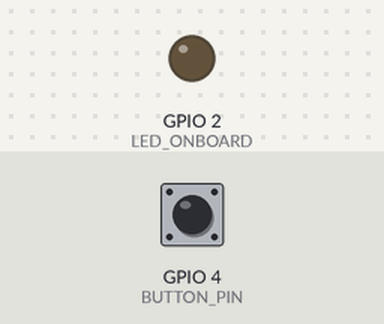
A sketch run on a simulated ESP32. Parts: output pins drawn as LEDs (lit = HIGH). The test bench sets the inputs (shaded band); at power-on: GPIO 4 (BUTTON_PIN) HIGH. I2S audio is not simulated (input reads silence); storage starts empty; what the sketch prints to the serial monitor is not drawn.

Above: at 1.2 s.
1.3 s: GPIO 4 (BUTTON_PIN) pulled LOW for 0.15 s
At 2.5 s:
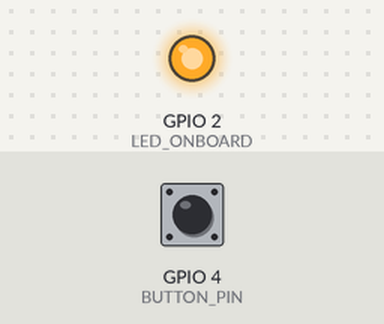
2.9 s: GPIO 4 (BUTTON_PIN) pulled LOW for 1 s
At 10.7 s:
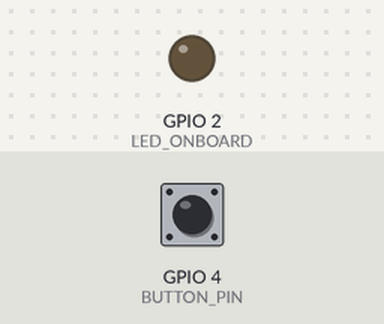
Timing chart, 0 to 11.9 s (numbered marks = the images above; inputs shaded):
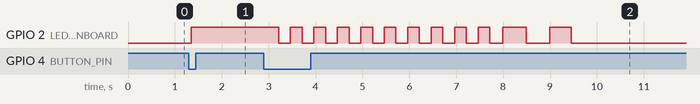

The sketch:

recorder.ino
```cpp
#include <Arduino.h>
#include <SD.h>
#include <SPI.h>
#include "driver/i2s.h"

// --- CẤU HÌNH CHÂN PIN ---
#define SD_CS          5
#define SPI_MOSI      23
#define SPI_MISO      19
#define SPI_SCK       18

#define BUTTON_PIN     4
#define LED_ONBOARD    2

#define I2S_PORT       I2S_NUM_0

// Chân MAX98357A (Loa)
#define I2S_LOA_BCLK   22
#define I2S_LOA_LRC    25
#define I2S_LOA_DOUT   26

// Chân INMP441 (Micro)
#define I2S_MIC_BCLK   14
#define I2S_MIC_WS     15
#define I2S_MIC_DIN    32

#define SAMPLE_RATE    16000

// Cấu trúc WAV Header
struct WAVHeader {
    char riff[4] = {'R', 'I', 'F', 'F'};
    uint32_t chunkSize = 0;
    char wave[4] = {'W', 'A', 'V', 'E'};
    char fmt[4] = {'f', 'm', 't', ' '};
    uint32_t subchunk1Size = 16;
    uint16_t audioFormat = 1;
    uint16_t numChannels = 1;
    uint32_t sampleRate = SAMPLE_RATE;
    uint32_t byteRate = SAMPLE_RATE * 1 * 2;
    uint16_t blockAlign = 2;
    uint16_t bitsPerSample = 16;
    char data[4] = {'d', 'a', 't', 'a'};
    uint32_t subchunk2Size = 0;
};

enum State { IDLE, RECORDING, PLAYING };
State currentState = IDLE;

File recFile;
uint32_t totalDataBytes = 0;
bool isI2SInstalled = false; // Cờ kiểm tra tránh warning khi uninstall I2S

// Khai báo trước nguyên mẫu hàm
void playRecording();

// Khởi tạo I2S cho Micro INMP441 (Ghi âm)
void initI2S_Micro() {
    if (isI2SInstalled) {
        i2s_driver_uninstall(I2S_PORT);
        isI2SInstalled = false;
    }

    i2s_config_t i2s_config = {
        .mode = (i2s_mode_t)(I2S_MODE_MASTER | I2S_MODE_RX),
        .sample_rate = SAMPLE_RATE,
        .bits_per_sample = I2S_BITS_PER_SAMPLE_16BIT,
        .channel_format = I2S_CHANNEL_FMT_ONLY_LEFT,
        .communication_format = I2S_COMM_FORMAT_STAND_I2S,
        .intr_alloc_flags = ESP_INTR_FLAG_LEVEL1,
        .dma_buf_count = 8,
        .dma_buf_len = 512,
        .use_apll = false
    };

    i2s_pin_config_t pin_config = {
        .bck_io_num = I2S_MIC_BCLK,
        .ws_io_num = I2S_MIC_WS,
        .data_out_num = I2S_PIN_NO_CHANGE,
        .data_in_num = I2S_MIC_DIN
    };

    i2s_driver_install(I2S_PORT, &i2s_config, 0, NULL);
    i2s_set_pin(I2S_PORT, &pin_config);
    isI2SInstalled = true;
}

// Khởi tạo I2S cho MAX98357A (Phát loa)
void initI2S_Loa(uint32_t sampleRate) {
    if (isI2SInstalled) {
        i2s_driver_uninstall(I2S_PORT);
        isI2SInstalled = false;
    }

    i2s_config_t i2s_config = {
        .mode = (i2s_mode_t)(I2S_MODE_MASTER | I2S_MODE_TX),
        .sample_rate = sampleRate,
        .bits_per_sample = I2S_BITS_PER_SAMPLE_16BIT,
        .channel_format = I2S_CHANNEL_FMT_ONLY_LEFT,
        .communication_format = I2S_COMM_FORMAT_STAND_I2S,
        .intr_alloc_flags = ESP_INTR_FLAG_LEVEL1,
        .dma_buf_count = 8,
        .dma_buf_len = 512,
        .use_apll = false
    };

    i2s_pin_config_t pin_config = {
        .bck_io_num = I2S_LOA_BCLK,
        .ws_io_num = I2S_LOA_LRC,
        .data_out_num = I2S_LOA_DOUT,
        .data_in_num = I2S_PIN_NO_CHANGE
    };

    i2s_driver_install(I2S_PORT, &i2s_config, 0, NULL);
    i2s_set_pin(I2S_PORT, &pin_config);
    isI2SInstalled = true;
}

void startRecording() {
    Serial.println(F(">>> BẮT ĐẦU GHI ÂM..."));
    digitalWrite(LED_ONBOARD, HIGH); // LED sáng liên tục khi đang GHI ÂM

    if (SD.exists("/record.wav")) SD.remove("/record.wav");
    recFile = SD.open("/record.wav", FILE_WRITE);
    if (!recFile) {
        Serial.println(F("Lỗi mở file!"));
        digitalWrite(LED_ONBOARD, LOW);
        return;
    }

    WAVHeader header;
    recFile.write((uint8_t*)&header, sizeof(WAVHeader));
    totalDataBytes = 0;
    initI2S_Micro();
    currentState = RECORDING;
}

void stopRecording() {
    Serial.println(F(">>> DỪNG GHI ÂM. Đang lưu file..."));
    digitalWrite(LED_ONBOARD, LOW);

    WAVHeader header;
    header.subchunk2Size = totalDataBytes;
    header.chunkSize = 36 + totalDataBytes;

    recFile.seek(0);
    recFile.write((uint8_t*)&header, sizeof(WAVHeader));
    recFile.close();

    if (isI2SInstalled) {
        i2s_driver_uninstall(I2S_PORT);
        isI2SInstalled = false;
    }
    currentState = IDLE;

    // Nhấp nháy LED nhanh trong 5 giây chờ
    Serial.println(F("Lưu xong. Chờ 5 giây..."));
    for (int i = 0; i < 20; i++) {
        digitalWrite(LED_ONBOARD, !digitalRead(LED_ONBOARD));
        delay(250);
    }
    digitalWrite(LED_ONBOARD, LOW);

    playRecording();
}

void playRecording() {
    Serial.println(F(">>> PHÁT LẠI FILE GHI ÂM..."));
    File file = SD.open("/record.wav");
    if (!file) {
        Serial.println(F("Lỗi mở file để phát!"));
        return;
    }

    WAVHeader header;
    file.read((uint8_t*)&header, sizeof(WAVHeader));

    initI2S_Loa(header.sampleRate);
    currentState = PLAYING;

    uint8_t buffer[512];
    size_t bytesRead = 0;
    size_t bytesWritten = 0;
    unsigned long lastBlink = 0;

    while (file.available()) {
        bytesRead = file.read(buffer, sizeof(buffer));

        // Truyền thẳng dữ liệu âm thanh từ thẻ SD sang I2S (Không qua xử lý phần mềm)
        i2s_write(I2S_PORT, buffer, bytesRead, &bytesWritten, portMAX_DELAY);

        // Nhấp nháy LED khi đang phát loa
        if (millis() - lastBlink > 500) {
            lastBlink = millis();
            digitalWrite(LED_ONBOARD, !digitalRead(LED_ONBOARD));
        }
    }

    file.close();
    if (isI2SInstalled) {
        i2s_driver_uninstall(I2S_PORT);
        isI2SInstalled = false;
    }

    digitalWrite(LED_ONBOARD, LOW);
    currentState = IDLE;
    Serial.println(F(">>> PHÁT XONG!"));
}

void setup() {
    Serial.begin(115200);
    pinMode(BUTTON_PIN, INPUT_PULLUP);

    pinMode(LED_ONBOARD, OUTPUT);
    digitalWrite(LED_ONBOARD, LOW);

    SPI.begin(SPI_SCK, SPI_MISO, SPI_MOSI, SD_CS);
    if (!SD.begin(SD_CS)) {
        Serial.println(F("Lỗi kết nối thẻ SD!"));
        while (true);
    }
    Serial.println(F("Hệ thống sẵn sàng. Bấm nút để bắt đầu ghi âm."));
}

void loop() {
    static bool lastBtnState = HIGH;
    bool btnState = digitalRead(BUTTON_PIN);

    // Xử lý chống rung phím (Debounce)
    if (lastBtnState == HIGH && btnState == LOW) {
        delay(50);
        if (digitalRead(BUTTON_PIN) == LOW) {
            if (currentState == IDLE) {
                startRecording();
            } else if (currentState == RECORDING) {
                stopRecording();
            }
        }
    }
    lastBtnState = btnState;

    // Ghi dữ liệu liên tục nếu ở trạng thái GHI ÂM
    if (currentState == RECORDING) {
        uint8_t i2sBuffer[512];
        size_t bytesRead = 0;
        i2s_read(I2S_PORT, i2sBuffer, sizeof(i2sBuffer), &bytesRead, portMAX_DELAY);
        if (bytesRead > 0) {
            recFile.write(i2sBuffer, bytesRead);
            totalDataBytes += bytesRead;
        }
    }
}
```

Measured:
- after the input at 1.3 s, GPIO 2 (LED_ONBOARD): LOW → HIGH after 0.05 s
- after the input at 2.9 s, GPIO 2 (LED_ONBOARD): goes 9 × (LOW 0.25 s, HIGH 0.25 s), LOW 0.27 s, HIGH 0.50 s, LOW 0.50 s, HIGH 0.46 s, then LOW, starting after 0.32 s
